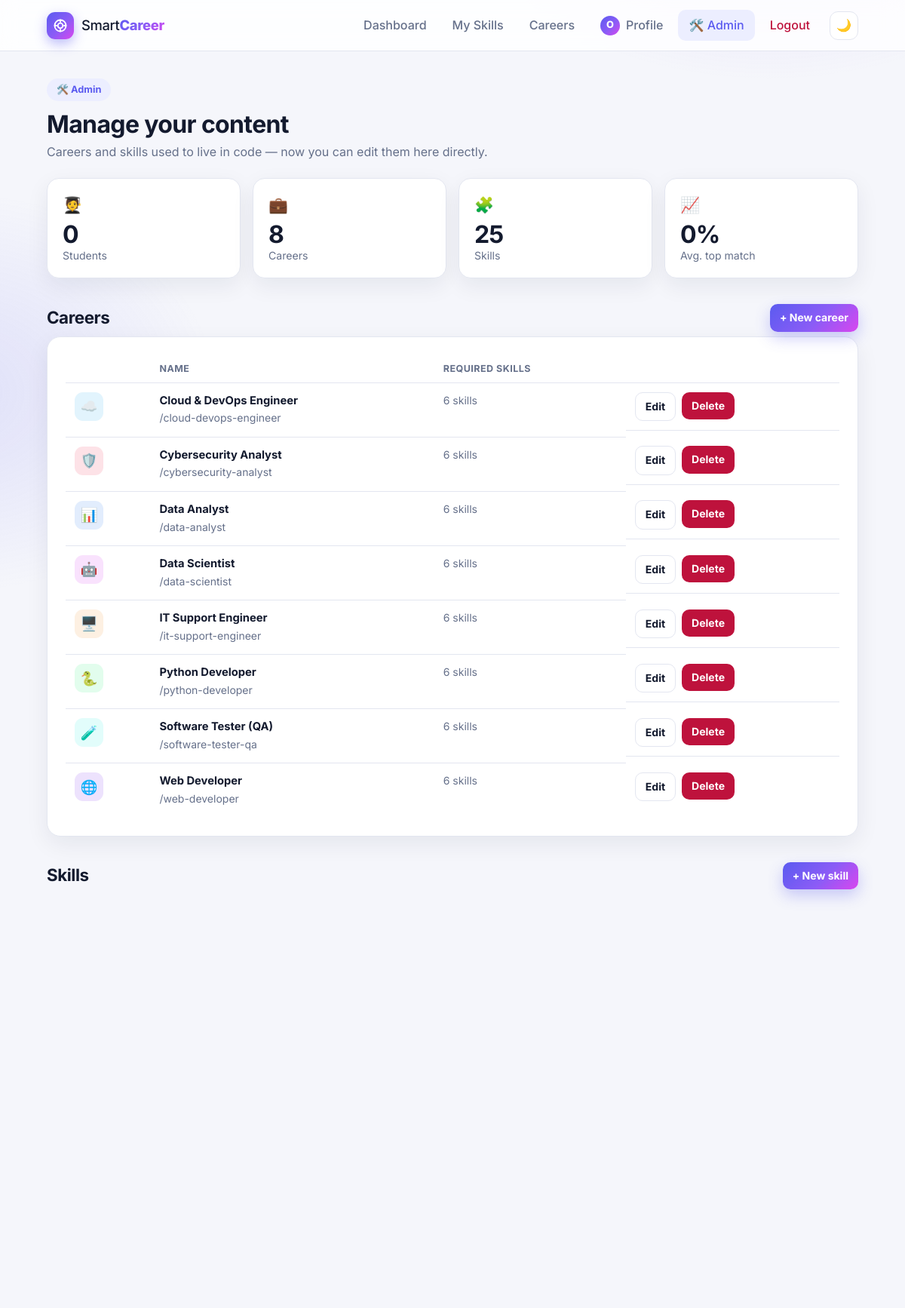
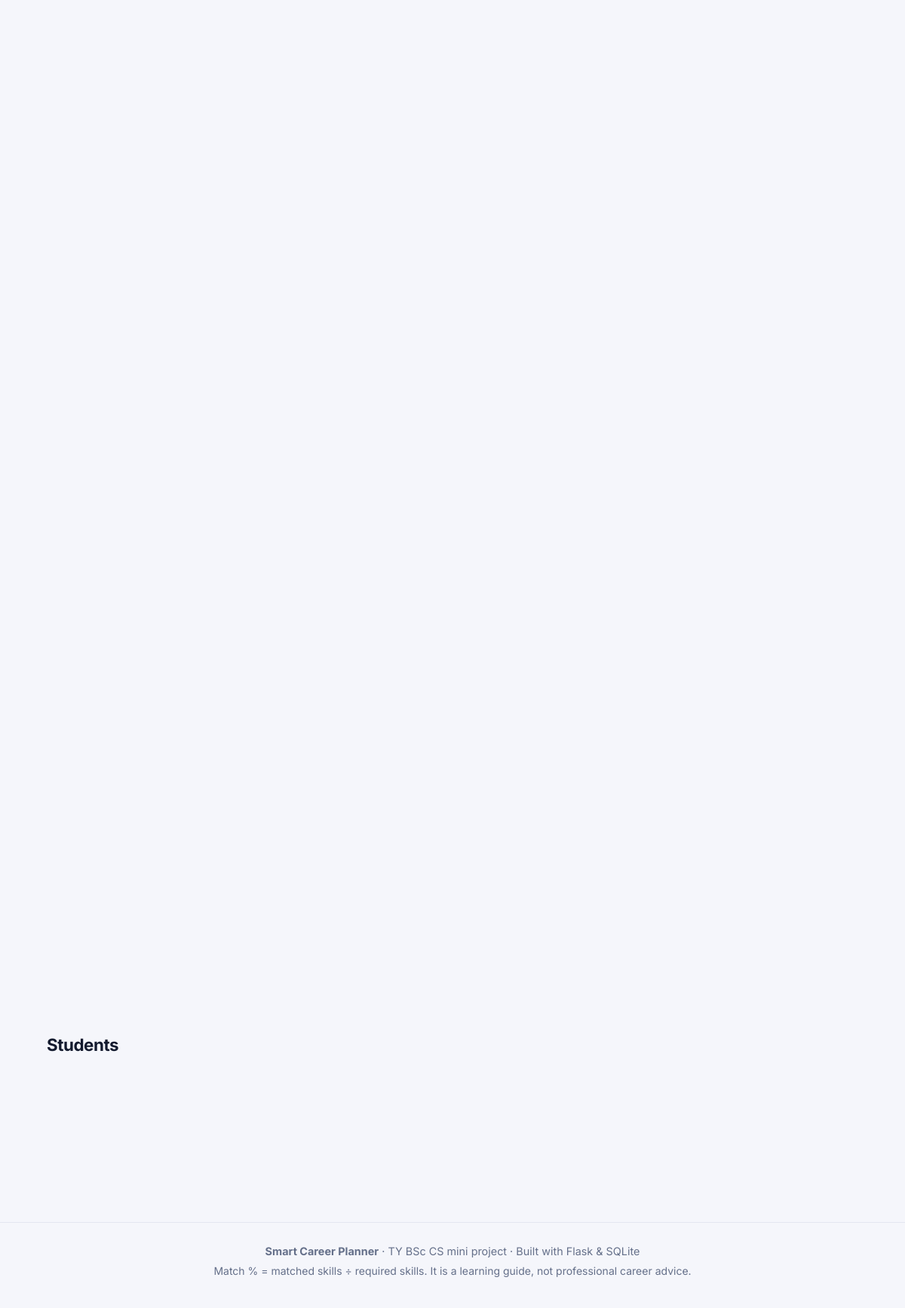
The page /admin (signed in) on the database its author committed (2 pictures, top to bottom).
### tables this page shows
CREATE TABLE users (
    id INTEGER PRIMARY KEY AUTOINCREMENT,
    name TEXT NOT NULL,
    email TEXT UNIQUE NOT NULL,
    password TEXT NOT NULL,
    course TEXT DEFAULT 'BSc Computer Science',
    year TEXT DEFAULT 'TY',
    created_at TEXT,
    last_login TEXT,
    is_admin INTEGER DEFAULT 0
);

CREATE TABLE careers (
    id INTEGER PRIMARY KEY AUTOINCREMENT,
    name TEXT UNIQUE NOT NULL,
    slug TEXT UNIQUE NOT NULL,
    icon TEXT DEFAULT '💼',
    hue INTEGER DEFAULT 220,
    description TEXT DEFAULT '',
    project TEXT DEFAULT ''
);

### app/admin.py (the view, shortened to what this page needs)
@bp.route("")
@admin_required
def dashboard():
    db = models.get_db()
    careers = models.get_all_careers()
    skills = models.get_all_skills()
    users = db.execute("SELECT * FROM users WHERE is_admin=0 ORDER BY id DESC").fetchall()
    reqs = {c["id"]: models.get_career_requirements(c["id"]) for c in careers}
    career_skill_counts = {cid: len(rows) for cid, rows in reqs.items()}
    student_rows = []
    stats = {
        "students": len(users), "careers": len(careers), "skills": len(skills),
        "avg_top": round(sum(s["top_score"] for s in student_rows) / len(student_rows)) if student_rows else 0,
    }
    return render_template("admin/dashboard.html", careers=careers, skills=skills,
                           students=student_rows, stats=stats, career_skill_counts=career_skill_counts)

### app/auth.py (called while the page is built)
def csrf_token():
    if "_csrf" not in session:
        session["_csrf"] = secrets.token_hex(16)
    return session["_csrf"]

@bp.before_app_request
def load_user():
    g.user = None
    if request.endpoint == "static":
        return
    user_id = session.get("user_id")
    if not user_id:
        return
    g.user = models.get_db().execute("SELECT * FROM users WHERE id=?", (user_id,)).fetchone()
    if g.user is None:
        session.pop("user_id", None)

@bp.before_app_request
def csrf_protect():
    if request.method == "POST":
        sent = request.form.get("_csrf", "")
        if not sent or not secrets.compare_digest(sent, session.get("_csrf", "")):
            abort(400)

def admin_required(view):
    @wraps(view)
    def wrapped(*args, **kwargs):
        if g.user is None:
            flash("Please log in to continue.", "info")
            return redirect(url_for("auth.login"))
        if not g.user["is_admin"]:
            abort(403)
        return view(*args, **kwargs)
    return wrapped

### app/models.py (called while the page is built)
def get_db():
    if "db" not in g:
        g.db = sqlite3.connect(current_app.config["DATABASE"])
        g.db.row_factory = sqlite3.Row
        g.db.execute("PRAGMA foreign_keys = ON")
    return g.db

def get_all_skills():
    return get_db().execute("SELECT s.*, c.name AS category_name FROM skills s "
                            "JOIN skill_categories c ON c.id = s.category_id ORDER BY c.sort_order, s.name").fetchall()

def get_all_careers():
    return get_db().execute("SELECT * FROM careers ORDER BY name").fetchall()

def get_career_requirements(career_id):
    return get_db().execute(
        """SELECT cs.skill_id, cs.required_level, s.name, s.description, s.weeks_low, s.weeks_high
           FROM career_skills cs JOIN skills s ON s.id = cs.skill_id
           WHERE cs.career_id=? ORDER BY cs.required_level DESC, s.name""", (career_id,)).fetchall()

### templates/admin/dashboard.html (shortened to what this page needs)
{% extends "base.html" %}
{% block content %}
<div class="page-head">
    <div>
        <span class="badge">🛠️ Admin</span>
        <h1>Manage your content</h1>
        <p class="muted">Careers and skills used to live in code — now you can edit them here directly.</p>
    </div>
</div>
<div class="stats">
    <div class="stat reveal"><span class="stat-icon">🧑‍🎓</span><strong>{{ stats.students }}</strong><span>Students</span></div>
    <div class="stat reveal"><span class="stat-icon">💼</span><strong>{{ stats.careers }}</strong><span>Careers</span></div>
    <div class="stat reveal"><span class="stat-icon">🧩</span><strong>{{ stats.skills }}</strong><span>Skills</span></div>
    <div class="stat reveal"><span class="stat-icon">📈</span><strong>{{ stats.avg_top }}%</strong><span>Avg. top match</span></div>
</div>
<div class="section-title">
    <h2>Careers</h2>
    <a class="btn small" href="{{ url_for('admin.career_new') }}">+ New career</a>
</div>
<section class="card admin-table-wrap reveal">
    <table class="admin-table">
        <thead><tr><th></th><th>Name</th><th>Required skills</th><th></th></tr></thead>
        <tbody>
            {% for c in careers %}
            <tr>
                <td><span class="career-icon sm" style="--hue:{{ c['hue'] }}">{{ c['icon'] }}</span></td>
                <td><strong>{{ c['name'] }}</strong><br><span class="muted small">/{{ c['slug'] }}</span></td>
                <td class="muted small">{{ career_skill_counts[c['id']] }} skills</td>
                <td class="admin-actions">
                    <a class="btn small secondary" href="{{ url_for('admin.career_edit', career_id=c['id']) }}">Edit</a>
                    <form method="POST" action="{{ url_for('admin.career_delete', career_id=c['id']) }}" onsubmit="return confirm('Delete {{ c['name'] }}? This cannot be undone.');">
                        <button class="btn small danger" type="submit">Delete</button>
                    </form>
                </td>
            </tr>
            {% endfor %}
        </tbody>
    </table>
</section>
<div class="section-title">
    <h2>Skills</h2>
    <a class="btn small" href="{{ url_for('admin.skill_new') }}">+ New skill</a>
</div>
<div class="section-title"><h2>Students</h2></div>
{% endblock %}

### templates/base.html (shortened to what this page needs)
<!DOCTYPE html>
<html lang="en">
<head>
    <link rel="stylesheet" href="{{ url_for('static', filename='style.css') }}">
</head>
<body>
<header class="navbar">
    <div class="nav-inner">
        <a class="brand" href="{{ url_for('main.index') }}">
            <span class="logo">
                <svg viewBox="0 0 24 24" width="20" height="20" fill="none" stroke="currentColor" stroke-width="2.2" stroke-linecap="round" stroke-linejoin="round"><circle cx="12" cy="12" r="9"/><circle cx="12" cy="12" r="4"/><path d="M12 3v3M12 18v3M3 12h3M18 12h3"/></svg>
            </span>
            <span>Smart<b>Career</b></span>
        </a>
        {% set ep = request.endpoint %}
        <nav class="navlinks" id="navLinks">
            {% if g.user %}
            <a href="{{ url_for('main.dashboard') }}" class="{{ 'active' if ep == 'main.dashboard' }}">Dashboard</a>
            <a href="{{ url_for('main.skills') }}" class="{{ 'active' if ep == 'main.skills' }}">My Skills</a>
            <a href="{{ url_for('main.careers') }}" class="{{ 'active' if ep in ('main.careers', 'main.career_detail') }}">Careers</a>
            <a href="{{ url_for('main.profile') }}" class="nav-profile {{ 'active' if ep == 'main.profile' }}">
                <span class="avatar sm">{{ g.user['name'][:1]|upper }}</span> Profile
            </a>
            {% if g.user['is_admin'] %}
            <a href="{{ url_for('admin.dashboard') }}" class="{{ 'active' if ep and ep.startswith('admin.') }}">🛠️ Admin</a>
            {% endif %}
            <a class="logout" href="{{ url_for('auth.logout') }}">Logout</a>
            {% else %}
            <a href="{{ url_for('auth.login') }}" class="{{ 'active' if ep == 'auth.login' }}">Login</a>
            <a class="btn small" href="{{ url_for('auth.register') }}">Register</a>
            {% endif %}
            <button class="icon-btn" id="themeToggle" type="button" aria-label="Toggle dark mode" title="Toggle dark mode">
                <span class="i-moon">🌙</span><span class="i-sun">☀️</span>
            </button>
        </nav>
    </div>
</header>
<main class="container">
    {% block content %}{% endblock %}
</main>
<footer class="footer">
    <p><b>Smart Career Planner</b> · TY BSc CS mini project · Built with Flask &amp; SQLite</p>
    <p class="small muted">Match % = matched skills ÷ required skills. It is a learning guide, not professional career advice.</p>
</footer>
</body>
</html>

### rows shown on the page
users: name "O"
careers: {{ c['hue'] }} 200 (drawn), icon "☁️", name "Cloud & DevOps Engineer", slug "cloud-devops-engineer", career_skill_counts "6"
careers: {{ c['hue'] }} 350 (drawn), icon "🛡️", name "Cybersecurity Analyst", slug "cybersecurity-analyst", career_skill_counts "6"
careers: {{ c['hue'] }} 215 (drawn), icon "📊", name "Data Analyst", slug "data-analyst", career_skill_counts "6"
careers: {{ c['hue'] }} 290 (drawn), icon "🤖", name "Data Scientist", slug "data-scientist", id "6"
careers: {{ c['hue'] }} 30 (drawn), icon "🖥️", name "IT Support Engineer", slug "it-support-engineer", career_skill_counts "6"
careers: {{ c['hue'] }} 145 (drawn), icon "🐍", name "Python Developer", slug "python-developer", career_skill_counts "6"
careers: {{ c['hue'] }} 175 (drawn), icon "🧪", name "Software Tester (QA)", slug "software-tester-qa", career_skill_counts "6"
careers: {{ c['hue'] }} 265 (drawn), icon "🌐", name "Web Developer", slug "web-developer", career_skill_counts "6"

### other values the page prints
{{ stats.students }} "0"
{{ stats.careers }} "8"
{{ stats.skills }} "25"
{{ stats.avg_top }} "0"
